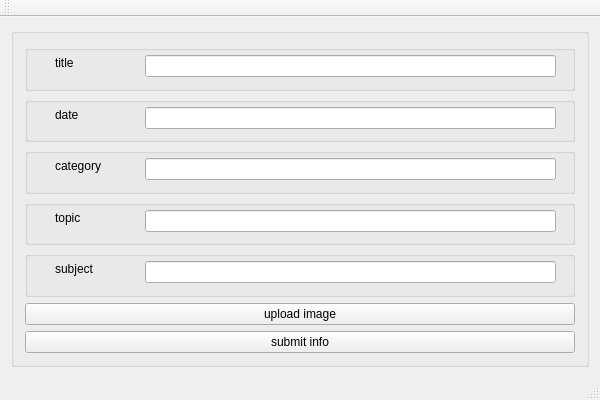
<?xml version="1.0" encoding="UTF-8"?>
<ui version="4.0">
 <class>sclButtonClass</class>
 <widget class="QMainWindow" name="sclButtonClass">
  <property name="geometry">
   <rect>
    <x>0</x>
    <y>0</y>
    <width>600</width>
    <height>400</height>
   </rect>
  </property>
  <property name="windowTitle">
   <string>sclButton</string>
  </property>
  <widget class="QWidget" name="centralWidget">
   <layout class="QVBoxLayout" name="verticalLayout">
    <item>
     <widget class="QGroupBox" name="groupBox">
      <property name="title">
       <string/>
      </property>
      <layout class="QVBoxLayout" name="verticalLayout_2">
       <item>
        <widget class="QGroupBox" name="groupBox_2">
         <property name="title">
          <string/>
         </property>
         <widget class="QLabel" name="label">
          <property name="geometry">
           <rect>
            <x>30</x>
            <y>10</y>
            <width>55</width>
            <height>16</height>
           </rect>
          </property>
          <property name="text">
           <string>title</string>
          </property>
         </widget>
         <widget class="QLineEdit" name="title">
          <property name="geometry">
           <rect>
            <x>120</x>
            <y>10</y>
            <width>411</width>
            <height>22</height>
           </rect>
          </property>
         </widget>
        </widget>
       </item>
       <item>
        <widget class="QGroupBox" name="groupBox_3">
         <property name="title">
          <string/>
         </property>
         <widget class="QLabel" name="label_2">
          <property name="geometry">
           <rect>
            <x>30</x>
            <y>10</y>
            <width>55</width>
            <height>16</height>
           </rect>
          </property>
          <property name="text">
           <string>date</string>
          </property>
         </widget>
         <widget class="QLineEdit" name="date">
          <property name="geometry">
           <rect>
            <x>120</x>
            <y>10</y>
            <width>411</width>
            <height>22</height>
           </rect>
          </property>
         </widget>
        </widget>
       </item>
       <item>
        <widget class="QGroupBox" name="groupBox_4">
         <property name="title">
          <string/>
         </property>
         <widget class="QLabel" name="label_3">
          <property name="geometry">
           <rect>
            <x>30</x>
            <y>10</y>
            <width>55</width>
            <height>16</height>
           </rect>
          </property>
          <property name="text">
           <string>category</string>
          </property>
         </widget>
         <widget class="QLineEdit" name="category">
          <property name="geometry">
           <rect>
            <x>120</x>
            <y>10</y>
            <width>411</width>
            <height>22</height>
           </rect>
          </property>
         </widget>
        </widget>
       </item>
       <item>
        <widget class="QGroupBox" name="groupBox_5">
         <property name="title">
          <string/>
         </property>
         <widget class="QLabel" name="label_4">
          <property name="geometry">
           <rect>
            <x>30</x>
            <y>10</y>
            <width>55</width>
            <height>16</height>
           </rect>
          </property>
          <property name="text">
           <string>topic</string>
          </property>
         </widget>
         <widget class="QLineEdit" name="topic">
          <property name="geometry">
           <rect>
            <x>120</x>
            <y>10</y>
            <width>411</width>
            <height>22</height>
           </rect>
          </property>
         </widget>
        </widget>
       </item>
       <item>
        <widget class="QGroupBox" name="groupBox_6">
         <property name="title">
          <string/>
         </property>
         <widget class="QLabel" name="label_5">
          <property name="geometry">
           <rect>
            <x>30</x>
            <y>10</y>
            <width>55</width>
            <height>16</height>
           </rect>
          </property>
          <property name="text">
           <string>subject</string>
          </property>
         </widget>
         <widget class="QLineEdit" name="subject">
          <property name="geometry">
           <rect>
            <x>120</x>
            <y>10</y>
            <width>411</width>
            <height>22</height>
           </rect>
          </property>
         </widget>
        </widget>
       </item>
       <item>
        <widget class="QPushButton" name="imgUpload">
         <property name="text">
          <string>upload image</string>
         </property>
        </widget>
       </item>
       <item>
        <widget class="QPushButton" name="infoSubmit">
         <property name="text">
          <string>submit info</string>
         </property>
        </widget>
       </item>
      </layout>
     </widget>
    </item>
   </layout>
  </widget>
  <widget class="QToolBar" name="mainToolBar">
   <attribute name="toolBarArea">
    <enum>TopToolBarArea</enum>
   </attribute>
   <attribute name="toolBarBreak">
    <bool>false</bool>
   </attribute>
  </widget>
  <widget class="QStatusBar" name="statusBar"/>
 </widget>
 <layoutdefault spacing="6" margin="11"/>
 <resources/>
 <connections/>
</ui>
